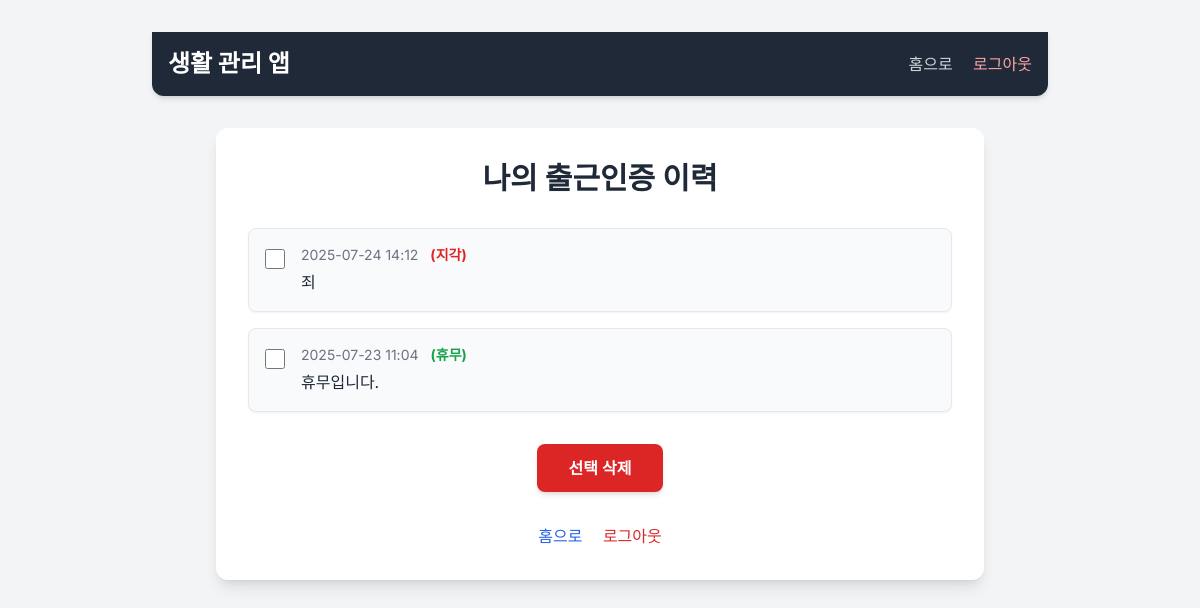
Page /commute_auth_history (signed in) on the earlier database version.
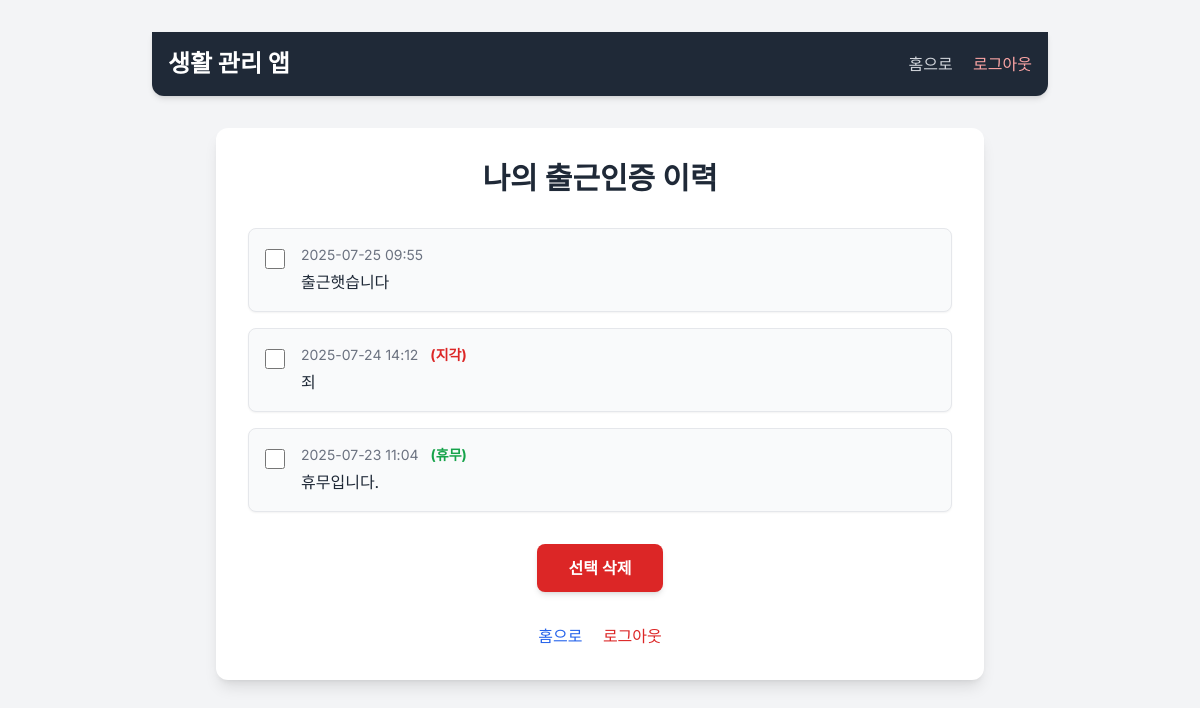
Same page on the later database version.
### app.py (models this page shows, shortened)
class CommuteAuthReport(db.Model):
    id = db.Column(db.Integer, primary_key=True)
    user_id = db.Column(db.Integer, db.ForeignKey('user.id'), nullable=False)
    content = db.Column(db.Text, nullable=False)
    timestamp = db.Column(db.DateTime, default=datetime.now, nullable=False)
    is_late = db.Column(db.Boolean, default=False)
    is_holiday = db.Column(db.Boolean, default=False)
    user = db.relationship('User', backref=db.backref('commute_auth_reports', lazy=True))

### app.py (the view)
@app.route('/commute_auth_history')
def commute_auth_history():
    if 'user_id' not in session:
        flash("이력을 조회할 권한이 없습니다.", 'error')
        return redirect(url_for('login'))
    user_id = session['user_id']
    if session.get('role') == 'owner':
        ddang_user = User.query.filter_by(username='ddang').first()
        user_reports = CommuteAuthReport.query.filter_by(user_id=ddang_user.id).order_by(db.desc(CommuteAuthReport.timestamp)).all() if ddang_user else []
    else:
        user_reports = CommuteAuthReport.query.filter_by(user_id=user_id).order_by(db.desc(CommuteAuthReport.timestamp)).all()
    return render_template('commute_auth_history.html', reports=user_reports)

### templates/commute_auth_history.html (shortened to what this page needs)
{% extends "base.html" %}
{% block content %}
<div class="bg-white p-8 rounded-xl shadow-lg w-full max-w-3xl mx-auto">
  <h2 class="text-3xl font-bold text-center text-gray-800 mb-8">나의 출근인증 이력</h2>
  <form id="deleteForm" action="{{ url_for('delete_commute_auth_selected') }}" method="post">
    {% if reports %}
      <ul class="space-y-4">
        {% for report in reports %}
          <li class="flex items-start bg-gray-50 p-4 rounded-lg border border-gray-200 shadow-sm">
            <input type="checkbox" name="delete_ids" value="{{ report.id }}" class="mt-1 mr-4 h-5 w-5 text-red-600 border-gray-300 rounded focus:ring-red-500">
            <div class="flex-1">
              <p class="text-sm text-gray-500 mb-1">
                {{ report.timestamp.strftime('%Y-%m-%d %H:%M') }}
                {% if report.is_late %}<span class="text-red-600 font-bold ml-2"> (지각)</span>{% endif %}
                {% if report.is_holiday %}<span class="text-green-600 font-bold ml-2"> (휴무)</span>{% endif %}
              </p>
              <p class="text-gray-800 leading-relaxed">{{ report.content }}</p>
            </div>
          </li>
        {% endfor %}
      </ul>
      <div class="mt-8 text-center">
        <button type="button" id="deleteButton"
                class="px-8 py-3 bg-red-600 text-white rounded-lg font-semibold hover:bg-red-700 transition duration-300 shadow-md">
          선택 삭제
        </button>
      </div>
    {% else %}
      <p class="text-center text-gray-600 text-lg">제출된 출근인증이 없습니다.</p>
    {% endif %}
  </form>
  <div class="mt-8 text-center space-x-4">
    <a href="{{ url_for('home') }}" class="inline-block text-blue-600 hover:underline font-medium">홈으로</a>
    <a href="{{ url_for('logout') }}" class="inline-block text-red-600 hover:underline font-medium">로그아웃</a>
  </div>
</div>
{% endblock %}

Differences in the rows shown:
added CommuteAuthReport: timestamp "2025-07-25 09:55", content "출근햇습니다"
